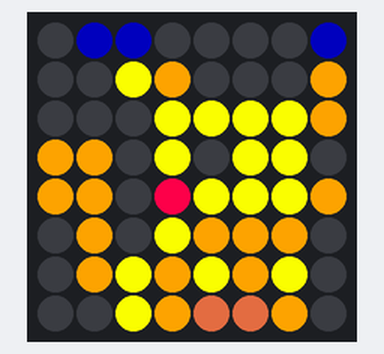
A program run on a simulated Raspberry Pi (BCM pin numbers) with a Sense HAT. On the bench: the Sense HAT's 8×8 RGB LED matrix.

Above: at 0.1 s.
At 0.6 s:
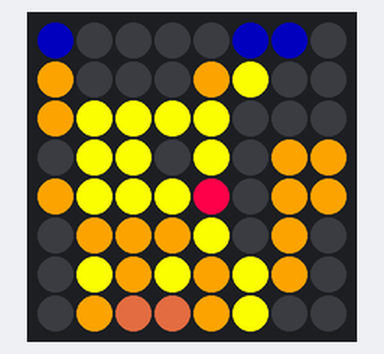

Measured:
- what the display in image 1 shows lasts 0.5 s, from 0.5 s to 1.0 s

The program:

pikachu.py
```python
#!/usr/bin/python

from sense_hat import SenseHat
from time import sleep
import signal
import sys


sense = SenseHat()
sense.set_rotation(180)

def signal_handler(signal, frame):
    print('Exiting app')
    sense.clear()
    sys.exit()


bl = [0,0,0]
dg = [29,43,83]
y=[255,255,39]
o=[255,163,0]
b=[171,82,54]
r=[255,0,77]

image = [
bl,dg,dg,bl,bl,bl,bl,dg,
bl,bl,y ,o ,bl,bl,bl,o ,
bl,bl,bl,y ,y ,y ,y ,o ,
o ,o ,bl,y ,bl,y ,y ,bl,
o ,o ,bl,r ,y ,y ,y ,o,
bl,o ,bl,y ,o ,o ,o ,bl,
bl,o ,y ,o ,y ,o ,y ,bl,
bl,bl,y ,o ,b ,b ,o ,bl
]

sense.set_pixels(image)

signal.signal(signal.SIGINT, signal_handler)

while True:
    sleep(0.5)
    sense.flip_h()
```
